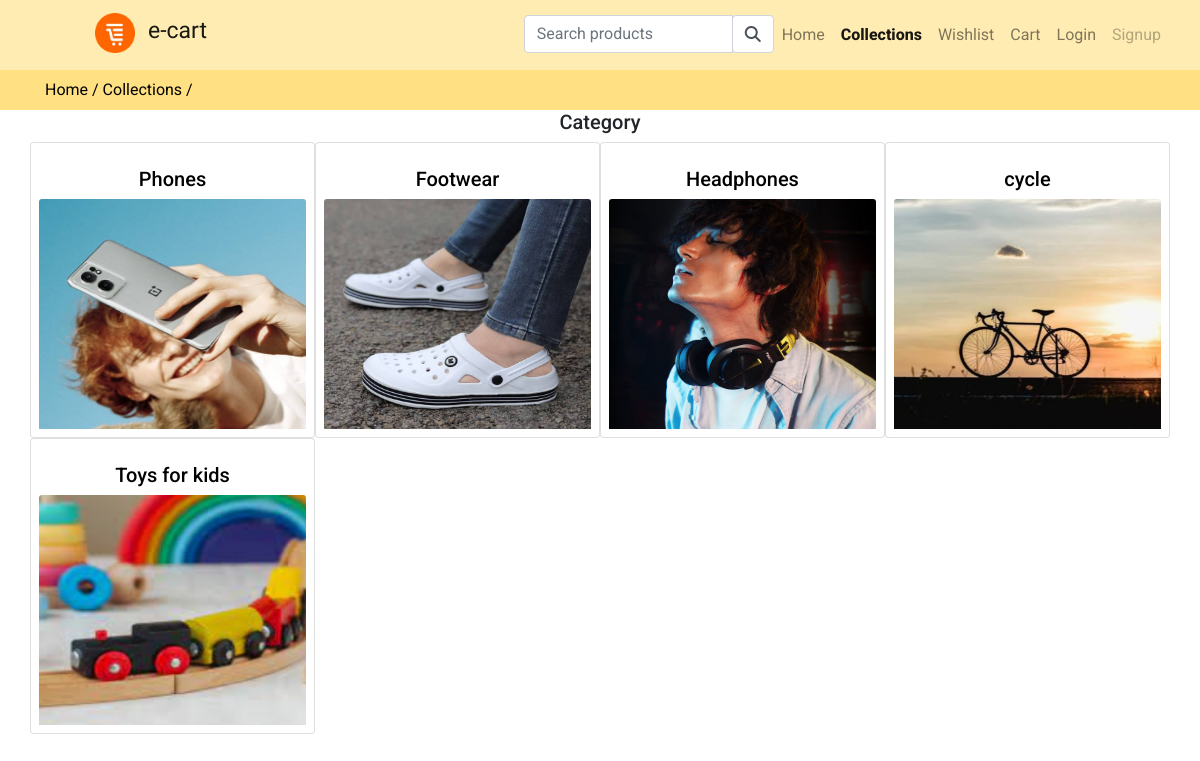
The page /collections on the database its author committed.
### store/models.py (models this page shows, shortened)
class Category(models.Model):
    slug = models.CharField(max_length=150,null=False,blank=False)
    name = models.CharField(max_length=150,null=False,blank=False)
    image=models.ImageField(upload_to=get_file_path,null=True,blank=True)
    decription=models.TextField(max_length=300,null=False,blank=False)
    status=models.BooleanField(default=False,help_text="0-Default, 1-Hidden")
    trending=models.BooleanField(default=False,help_text="0-Default, 1-Trending")
    meta_title = models.CharField(max_length=150,null=False,blank=False)
    meta_key = models.CharField(max_length=150,null=False,blank=False)
    meta_description =models.TextField(max_length=500,null=False,blank=False)
    created_at=models.DateTimeField(auto_now_add=True)

### store/views.py (the view)
# urls.py: path('collections',views.collections,name='collections'),
def collections(request):
    category=Category.objects.filter(status=0)
    context={'category':category}
    return render(request,'store/layouts/collections.html',context)

### store/templates/store/layouts/collections.html
{% extends 'store/layouts/main.html' %}
{% load static %}
{% block content %}
<link rel="stylesheet" href="{% static 'css/custom.css' %}">
<div class="py-2 topbar">
    <div class="container">
        <a class="" href="{% url 'home' %}">Home /</a>
        <a class="" href="{% url 'collections' %}">Collections /</a>
    </div>
</div>
    <div class="container">
        <div class="row ">
            <div class="col-md-12  ">
                <h5 class="text-center"> Category </h5>
                <div class="row " >
                    {% for item in category %}
                        <div class="card col-md-3 p-2 " style="width: 18rem;">
                            <div class="my-auto">
                                <a href="{% url 'collectionsviews' item.slug %}">
                                    <div class=" mt-3 ">
                                        <h5 class="text-center">{{ item.name }}</h5>
                                    </div>
                                    <img class="card-img-top " src="{{item.image.url}}"height='230px' alt="Card image cap">
                                </a>
                            </div>
                        </div>
                    {% endfor %}
                </div>
            </div>
        </div>
    </div>
{% endblock content %}

### static/css/custom.css (style rules this page uses)
.topbar { background: #ffe082; color:#ff6f00; }

### store/templates/store/layouts/main.html (style rules this page uses)
* { font-family: 'Roboto', sans-serif; }
a { text-decoration: none; color: #000; }

### rows shown on the page
Category: name "Phones", image (picture)
Category: name "Footwear", image (picture)
Category: name "Headphones", image (picture)
Category: name "cycle", image (picture)
Category: name "Toys for kids", image (picture)
